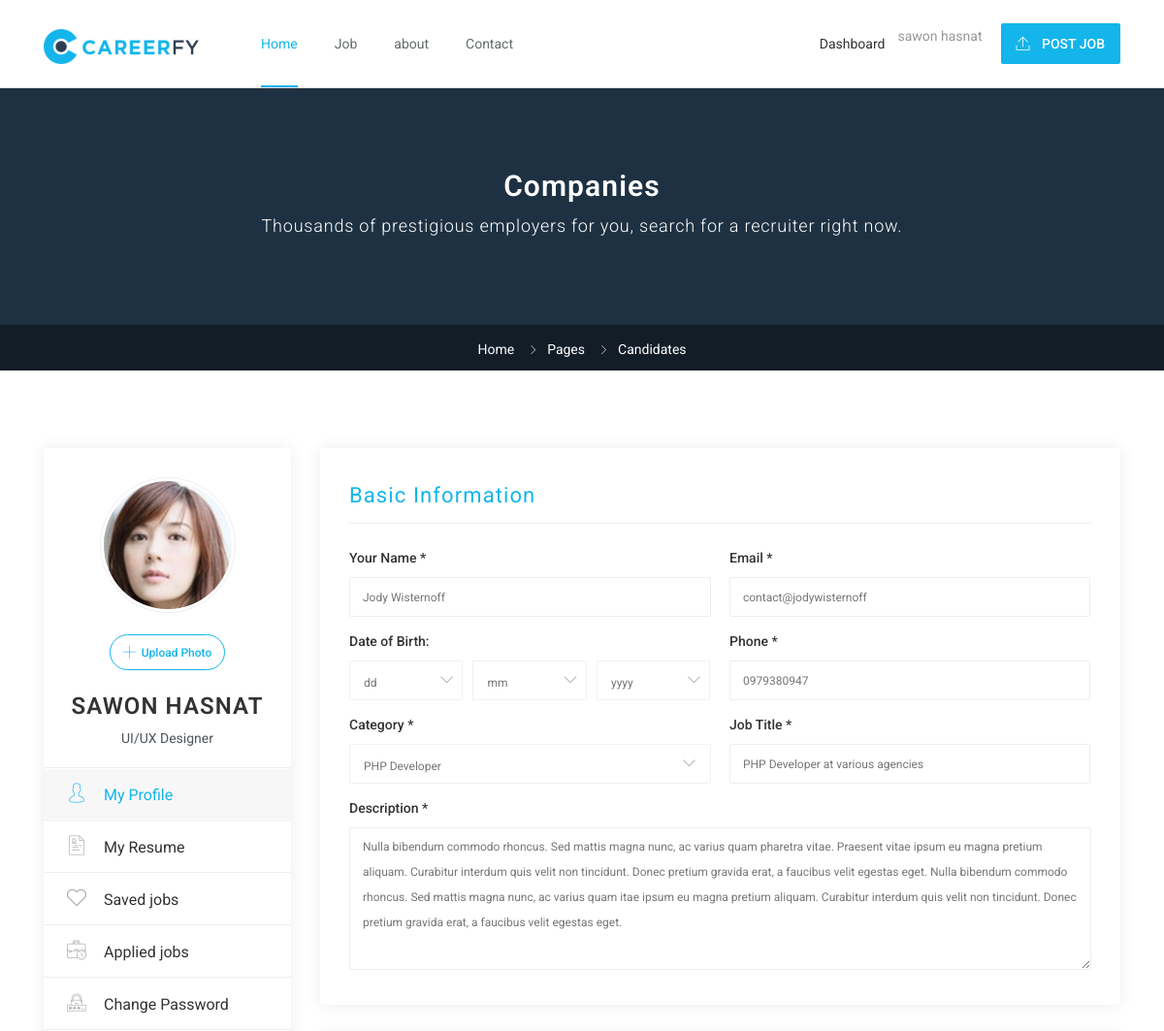
/dashboard (signed in, upper part), run on an earlier commit of the app's database.
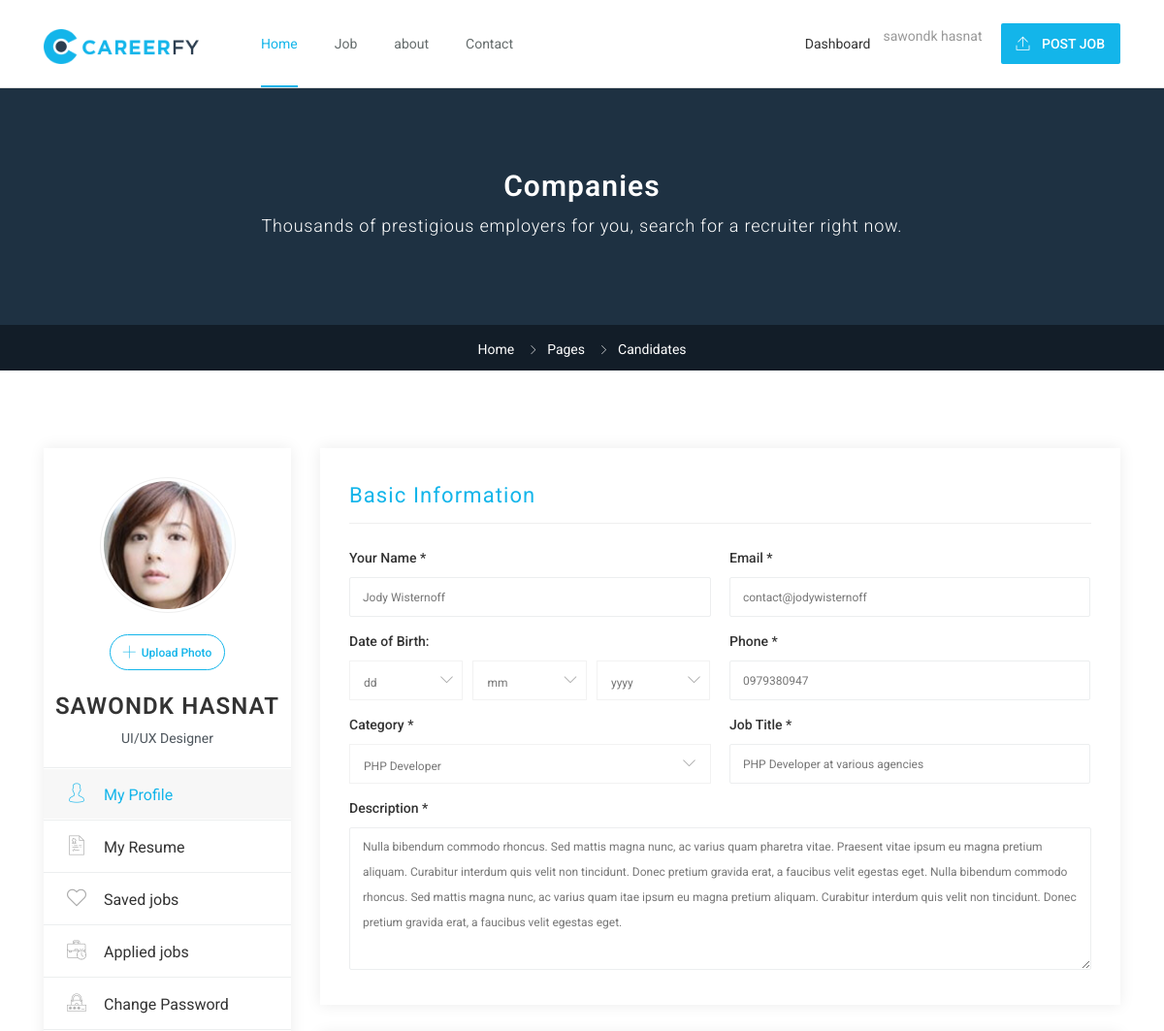
And on a later commit of the database.
### account/models.py (models this page shows, shortened)
class User(AbstractUser):
    username = None
    role = models.CharField(max_length=12, error_messages={
        'required': "Role must be provided"
    })
    gender = models.CharField(max_length=10, blank=True, null=True, default="")
    email = models.EmailField(unique=True, blank=False,
                              error_messages={
                                  'unique': "A user with that email already exists.",
                              })
    USERNAME_FIELD = "email"
    REQUIRED_FIELDS = []
    objects = UserManager()

### account/views.py (the view)
# urls.py: path('dashboard', dashboard, name='dashboard'),
def dashboard(request):
    return render(request,'profile/dashboard_profile.html')

### templates/profile/dashboard_profile.html (shortened to what the changed rows need)
{% extends 'base.html' %}
{% block content %}
{% load static %}
 <div class="careerfy-wrapper">
    <div class="careerfy-subheader careerfy-subheader-without-bg">
        <div class="container">
            <div class="row">
                <div class="col-md-12">
                    <div class="careerfy-page-title">
                        <h1>Companies</h1>
                    </div>
                </div>
            </div>
        </div>
    </div>
    <div class="careerfy-main-content">
        <div class="careerfy-main-section careerfy-dashboard-fulltwo">
            <div class="container">
                <div class="row">
                    {% include 'profile/sidebar.html' %}
                    <div class="careerfy-column-9">
                        <div class="careerfy-typo-wrap">
                            <form class="careerfy-employer-dasboard">
                                <div class="careerfy-employer-box-section">
                                    <div class="careerfy-profile-title"><h2>Basic Information</h2></div>
                                </div>
                            </form>
                        </div>
                    </div>
                </div>
            </div>
        </div>
    </div>
</div>
{% endblock %}

### templates/navbar.html (shortened to what this page needs)
{% load static %}
    <header id="careerfy-header" class="careerfy-header-one">
        <div class="container">
            <div class="row">
                <aside class="col-md-2"> <a href="{% url 'home' %}" class="careerfy-logo"><img src="{% static '' %}images/logo.png" alt=""></a> </aside>
                <aside class="col-md-6">
                    <nav class="careerfy-navigation">
                        <div class="collapse navbar-collapse" id="careerfy-navbar-collapse-1">
                            <ul class="navbar-nav">
                                <li class="active"><a href="{% url 'home' %}">Home</a>
                                </li>
                                <li><a href="{% url 'job' %}">Job</a>
                                </li>
                                <li><a href="#">about</a>
                                </li>
                                <li><a href="contact-us.html">Contact</a></li>
                            </ul>
                        </div>
                  </nav>
                </aside>
                <aside class="col-md-4">
                    <div class="careerfy-right">
                        <ul class="careerfy-user-section ">
                        {% if request.user.is_authenticated and request.user.role == 'employer' %}
                            {% if request.user.role == 'employee' %}
                                {{ request.user.first_name }} {{ request.user.last_name }}
                            {% else %}
                                {{ request.user.first_name }}
                            {% endif %}
                            <li><a class="" href="{% url 'employeerdashboard' %}">Dashboard</a></li>
                        {% elif request.user.is_authenticated and request.user.role == 'employee' %}
                            {% if request.user.role == 'employee' %}
                                {{ request.user.first_name }} {{ request.user.last_name }}
                            {% else %}
                                {{ request.user.first_name }}
                            {% endif %}
                            <li><a class="" href="{% url 'dashboard' %}">Dashboard</a></li>
                        {% else %}
                            <li><a class="careerfy-color careerfy-open-signin-tab" href="{% url 'signup' %}">Register</a></li>
                            <li><a class="careerfy-color careerfy-open-signup-tab" href="{% url 'signin' %}">Sign in</a></li>
                        {% endif %}
                        </ul>
                        <a href="{% url 'employer-jobs-create' %}" class="careerfy-simple-btn careerfy-bgcolor"><span> <i class="careerfy-icon careerfy-arrows-2"></i> Post Job</span></a>
                    </div>
                </aside>
            </div>
        </div>
    </header>

### templates/profile/sidebar.html (shortened to what this page needs)
<aside class="careerfy-column-3">
    <div class="careerfy-typo-wrap">
        <div class="careerfy-employer-dashboard-nav">
            <figure>
                <a href="#" class="employer-dashboard-thumb"><img src="extra-images/candidate-dashboard-navthumb.jpg" alt=""></a>
                <figcaption>
                    <div class="careerfy-fileUpload">
                        <span><i class="careerfy-icon careerfy-add"></i> Upload Photo</span>
                    </div>
                    <h2>
                        {% if request.user.is_authenticated and request.user.role == 'employee' %}
                            {{ request.user.first_name }}  {{ request.user.last_name }}
                        {% endif %}
                    </h2>
                    <span class="careerfy-dashboard-subtitle">UI/UX Designer</span>
                </figcaption>
            </figure>
            <ul>
                <li class="active"><a href="candidate-dashboard-profile-seting.html"><i class="careerfy-icon careerfy-user"></i> My Profile</a></li>
                <li><a href="candidate-dashboard-resume.html"><i class="careerfy-icon careerfy-resume"></i> My Resume</a></li>
                <li><a href="{% url 'employee-favorites' %}"><i class="careerfy-icon careerfy-heart"></i> Saved jobs</a></li>
                <li><a href="candidate-dashboard-applied-jobs.html"><i class="careerfy-icon careerfy-briefcase-1"></i> Applied jobs</a></li>
                <li><a href="candidate-dashboard-changed-password.html"><i class="careerfy-icon careerfy-multimedia"></i> Change Password</a></li>
            </ul>
        </div>
    </div>
</aside>

What changed in the data, as far as the page shows it:
changed User "HASNAT": user.first_name "sawon" → "sawondk"; user.first_name "SAWON" → "SAWONDK"
